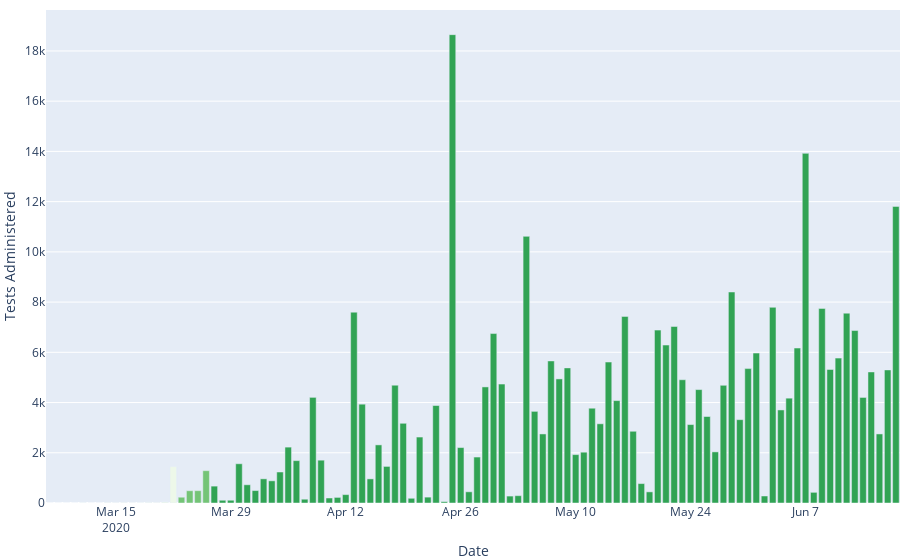

The notebook cell this image was saved under:
### Code cell
pio.show(state_for_mongo[0]["incremental_plots"]["tests_administered"])

### Figure 1 — Plotly figure (JSON) as saved in the notebook; plotly's stock layout.template omitted (floating-point values rounded to 4 significant figures)
{"data": [{"hoverinfo": "text", "hovertext": ["Date: 2020-06-18<br>Incremental Tests: 11.811 K<br>Data Quality Grade: B", "Date: 2020-06-17<br>Incremental Tests: 5.299 K<br>Data Quality Grade: B", "Date: 2020-06-16<br>Incremental Tests: 2.75 K<br>Data Quality Grade: B", "Date: 2020-06-15<br>Incremental Tests: 5.219 K<br>Data Quality Grade: B", "Date: 2020-06-14<br>Incremental Tests: 4.203 K<br>Data Quality Grade: B", "Date: 2020-06-13<br>Incremental Tests: 6.867 K<br>Data Quality Grade: B", "Date: 2020-06-12<br>Incremental Tests: 7.559 K<br>Data Quality Grade: B", "Date: 2020-06-11<br>Incremental Tests: 5.769 K<br>Data Quality Grade: B", "Date: 2020-06-10<br>Incremental Tests: 5.318 K<br>Data Quality Grade: B", "Date: 2020-06-09<br>Incremental Tests: 7.748 K<br>Data Quality Grade: B", "Date: 2020-06-08<br>Incremental Tests: 0.425 K<br>Data Quality Grade: B", "Date: 2020-06-07<br>Incremental Tests: 13.922 K<br>Data Quality Grade: B", "Date: 2020-06-06<br>Incremental Tests: 6.171 K<br>Data Quality Grade: B", "Date: 2020-06-05<br>Incremental Tests: 4.174 K<br>Data Quality Grade: B", "Date: 2020-06-04<br>Incremental Tests: 3.705 K<br>Data Quality Grade: B", "Date: 2020-06-03<br>Incremental Tests: 7.792 K<br>Data Quality Grade: B", "Date: 2020-06-02<br>Incremental Tests: 0.279 K<br>Data Quality Grade: B", "Date: 2020-06-01<br>Incremental Tests: 5.97 K<br>Data Quality Grade: B", "Date: 2020-05-31<br>Incremental Tests: 5.352 K<br>Data Quality Grade: B", "Date: 2020-05-30<br>Incremental Tests: 3.318 K<br>Data Quality Grade: B", "Date: 2020-05-29<br>Incremental Tests: 8.402 K<br>Data Quality Grade: B", "Date: 2020-05-28<br>Incremental Tests: 4.687 K<br>Data Quality Grade: B", "Date: 2020-05-27<br>Incremental Tests: 2.035 K<br>Data Quality Grade: B", "Date: 2020-05-26<br>Incremental Tests: 3.444 K<br>Data Quality Grade: B", "Date: 2020-05-25<br>Incremental Tests: 4.516 K<br>Data Quality Grade: B", "Date: 2020-05-24<br>Incremental Tests: 3.123 K<br>Data Quality Grade: B", "Date: 2020-05-23<br>Incremental Tests: 4.908 K<br>Data Quality Grade: B", "Date: 2020-05-22<br>Incremental Tests: 7.029 K<br>Data Quality Grade: B", "Date: 2020-05-21<br>Incremental Tests: 6.289 K<br>Data Quality Grade: B", "Date: 2020-05-20<br>Incremental Tests: 6.884 K<br>Data Quality Grade: B", "Date: 2020-05-19<br>Incremental Tests: 0.443 K<br>Data Quality Grade: B", "Date: 2020-05-18<br>Incremental Tests: 0.773 K<br>Data Quality Grade: B", "Date: 2020-05-17<br>Incremental Tests: 2.856 K<br>Data Quality Grade: B", "Date: 2020-05-16<br>Incremental Tests: 7.431 K<br>Data Quality Grade: B", "Date: 2020-05-15<br>Incremental Tests: 4.078 K<br>Data Quality Grade: B", "Date: 2020-05-14<br>Incremental Tests: 5.613 K<br>Data Quality Grade: B", "Date: 2020-05-13<br>Incremental Tests: 3.154 K<br>Data Quality Grade: B", "Date: 2020-05-12<br>Incremental Tests: 3.774 K<br>Data Quality Grade: B", "Date: 2020-05-11<br>Incremental Tests: 2.023 K<br>Data Quality Grade: B", "Date: 2020-05-10<br>Incremental Tests: 1.927 K<br>Data Quality Grade: B", "Date: 2020-05-09<br>Incremental Tests: 5.38 K<br>Data Quality Grade: B", "Date: 2020-05-08<br>Incremental Tests: 4.941 K<br>Data Quality Grade: B", "Date: 2020-05-07<br>Incremental Tests: 5.657 K<br>Data Quality Grade: B", "Date: 2020-05-06<br>Incremental Tests: 2.75 K<br>Data Quality Grade: B", "Date: 2020-05-05<br>Incremental Tests: 3.649 K<br>Data Quality Grade: B", "Date: 2020-05-04<br>Incremental Tests: 10.617 K<br>Data Quality Grade: B", "Date: 2020-05-03<br>Incremental Tests: 0.291 K<br>Data Quality Grade: B", "Date: 2020-05-02<br>Incremental Tests: 0.276 K<br>Data Quality Grade: B", "Date: 2020-05-01<br>Incremental Tests: 4.737 K<br>Data Quality Grade: B", "Date: 2020-04-30<br>Incremental Tests: 6.747 K<br>Data Quality Grade: B", "Date: 2020-04-29<br>Incremental Tests: 4.622 K<br>Data Quality Grade: B", "Date: 2020-04-28<br>Incremental Tests: 1.83 K<br>Data Quality Grade: B", "Date: 2020-04-27<br>Incremental Tests: 0.446 K<br>Data Quality Grade: B", "Date: 2020-04-26<br>Incremental Tests: 2.207 K<br>Data Quality Grade: B", "Date: 2020-04-25<br>Incremental Tests: 18.649 K<br>Data Quality Grade: B", "Date: 2020-04-24<br>Incremental Tests: 0.054 K<br>Data Quality Grade: B", "Date: 2020-04-23<br>Incremental Tests: 3.881 K<br>Data Quality Grade: B", "Date: 2020-04-22<br>Incremental Tests: 0.234 K<br>Data Quality Grade: B", "Date: 2020-04-21<br>Incremental Tests: 2.626 K<br>Data Quality Grade: B", "Date: 2020-04-20<br>Incremental Tests: 0.188 K<br>Data Quality Grade: B", "Date: 2020-04-19<br>Incremental Tests: 3.174 K<br>Data Quality Grade: B", "Date: 2020-04-18<br>Incremental Tests: 4.69 K<br>Data Quality Grade: B", "Date: 2020-04-17<br>Incremental Tests: 1.457 K<br>Data Quality Grade: B", "Date: 2020-04-16<br>Incremental Tests: 2.314 K<br>Data Quality Grade: B", "Date: 2020-04-15<br>Incremental Tests: 0.96 K<br>Data Quality Grade: B", "Date: 2020-04-14<br>Incremental Tests: 3.935 K<br>Data Quality Grade: B", "Date: 2020-04-13<br>Incremental Tests: 7.599 K<br>Data Quality Grade: B", "Date: 2020-04-12<br>Incremental Tests: 0.334 K<br>Data Quality Grade: B", "Date: 2020-04-11<br>Incremental Tests: 0.223 K<br>Data Quality Grade: B", "Date: 2020-04-10<br>Incremental Tests: 0.199 K<br>Data Quality Grade: B", "Date: 2020-04-09<br>Incremental Tests: 1.705 K<br>Data Quality Grade: B", "Date: 2020-04-08<br>Incremental Tests: 4.206 K<br>Data Quality Grade: B", "Date: 2020-04-07<br>Incremental Tests: 0.151 K<br>Data Quality Grade: B", "Date: 2020-04-06<br>Incremental Tests: 1.687 K<br>Data Quality Grade: B", "Date: 2020-04-05<br>Incremental Tests: 2.225 K<br>Data Quality Grade: B", "Date: 2020-04-04<br>Incremental Tests: 1.234 K<br>Data Quality Grade: B", "Date: 2020-04-03<br>Incremental Tests: 0.883 K<br>Data Quality Grade: B", "Date: 2020-04-02<br>Incremental Tests: 0.962 K<br>Data Quality Grade: B", "Date: 2020-04-01<br>Incremental Tests: 0.495 K<br>Data Quality Grade: B", "Date: 2020-03-31<br>Incremental Tests: 0.726 K<br>Data Quality Grade: B", "Date: 2020-03-30<br>Incremental Tests: 1.563 K<br>Data Quality Grade: B", "Date: 2020-03-29<br>Incremental Tests: 0.11 K<br>Data Quality Grade: B", "Date: 2020-03-28<br>Incremental Tests: 0.109 K<br>Data Quality Grade: B", "Date: 2020-03-27<br>Incremental Tests: 0.672 K<br>Data Quality Grade: B", "Date: 2020-03-26<br>Incremental Tests: 1.287 K<br>Data Quality Grade: C", "Date: 2020-03-25<br>Incremental Tests: 0.491 K<br>Data Quality Grade: C", "Date: 2020-03-24<br>Incremental Tests: 0.489 K<br>Data Quality Grade: C", "Date: 2020-03-23<br>Incremental Tests: 0.23 K<br>Data Quality Grade: C", "Date: 2020-03-22<br>Incremental Tests: 1.45 K<br>Data Quality Grade: NA", "Date: 2020-03-21<br>Incremental Tests: 0.043 K<br>Data Quality Grade: NA", "Date: 2020-03-20<br>Incremental Tests: 0.013 K<br>Data Quality Grade: NA", "Date: 2020-03-19<br>Incremental Tests: 0.022 K<br>Data Quality Grade: NA", "Date: 2020-03-18<br>Incremental Tests: 0.01 K<br>Data Quality Grade: NA", "Date: 2020-03-17<br>Incremental Tests: 0.008 K<br>Data Quality Grade: NA", "Date: 2020-03-16<br>Incremental Tests: 0.016 K<br>Data Quality Grade: NA", "Date: 2020-03-15<br>Incremental Tests: 0.012 K<br>Data Quality Grade: NA", "Date: 2020-03-14<br>Incremental Tests: 0.016 K<br>Data Quality Grade: NA", "Date: 2020-03-13<br>Incremental Tests: 0.002 K<br>Data Quality Grade: NA", "Date: 2020-03-12<br>Incremental Tests: 0.0 K<br>Data Quality Grade: NA", "Date: 2020-03-11<br>Incremental Tests: 0.01 K<br>Data Quality Grade: NA", "Date: 2020-03-10<br>Incremental Tests: 0.0 K<br>Data Quality Grade: NA", "Date: 2020-03-09<br>Incremental Tests: 0.0 K<br>Data Quality Grade: NA", "Date: 2020-03-08<br>Incremental Tests: 0.0 K<br>Data Quality Grade: NA", "Date: 2020-03-07<br>Incremental Tests: 0.0 K<br>Data Quality Grade: NA"], "marker": {"color": ["#31a354", "#31a354", "#31a354", "#31a354", "#31a354", "#31a354", "#31a354", "#31a354", "#31a354", "#31a354", "#31a354", "#31a354", "#31a354", "#31a354", "#31a354", "#31a354", "#31a354", "#31a354", "#31a354", "#31a354", "#31a354", "#31a354", "#31a354", "#31a354", "#31a354", "#31a354", "#31a354", "#31a354", "#31a354", "#31a354", "#31a354", "#31a354", "#31a354", "#31a354", "#31a354", "#31a354", "#31a354", "#31a354", "#31a354", "#31a354", "#31a354", "#31a354", "#31a354", "#31a354", "#31a354", "#31a354", "#31a354", "#31a354", "#31a354", "#31a354", "#31a354", "#31a354", "#31a354", "#31a354", "#31a354", "#31a354", "#31a354", "#31a354", "#31a354", "#31a354", "#31a354", "#31a354", "#31a354", "#31a354", "#31a354", "#31a354", "#31a354", "#31a354", "#31a354", "#31a354", "#31a354", "#31a354", "#31a354", "#31a354", "#31a354", "#31a354", "#31a354", "#31a354", "#31a354", "#31a354", "#31a354", "#31a354", "#31a354", "#31a354", "#74c476", "#74c476", "#74c476", "#74c476", "#edf8e9", "#edf8e9", "#edf8e9", "#edf8e9", "#edf8e9", "#edf8e9", "#edf8e9", "#edf8e9", "#edf8e9", "#edf8e9", "#edf8e9", "#edf8e9", "#edf8e9", "#edf8e9", "#edf8e9", "#edf8e9"]}, "type": "bar", "x": ["2020-06-18", "2020-06-17", "2020-06-16", "2020-06-15", "2020-06-14", "2020-06-13", "2020-06-12", "2020-06-11", "2020-06-10", "2020-06-09", "2020-06-08", "2020-06-07", "2020-06-06", "2020-06-05", "2020-06-04", "2020-06-03", "2020-06-02", "2020-06-01", "2020-05-31", "2020-05-30", "2020-05-29", "2020-05-28", "2020-05-27", "2020-05-26", "2020-05-25", "2020-05-24", "2020-05-23", "2020-05-22", "2020-05-21", "2020-05-20", "2020-05-19", "2020-05-18", "2020-05-17", "2020-05-16", "2020-05-15", "2020-05-14", "2020-05-13", "2020-05-12", "2020-05-11", "2020-05-10", "2020-05-09", "2020-05-08", "2020-05-07", "2020-05-06", "2020-05-05", "2020-05-04", "2020-05-03", "2020-05-02", "2020-05-01", "2020-04-30", "2020-04-29", "2020-04-28", "2020-04-27", "2020-04-26", "2020-04-25", "2020-04-24", "2020-04-23", "2020-04-22", "2020-04-21", "2020-04-20", "2020-04-19", "2020-04-18", "2020-04-17", "2020-04-16", "2020-04-15", "2020-04-14", "2020-04-13", "2020-04-12", "2020-04-11", "2020-04-10", "2020-04-09", "2020-04-08", "2020-04-07", "2020-04-06", "2020-04-05", "2020-04-04", "2020-04-03", "2020-04-02", "2020-04-01", "2020-03-31", "2020-03-30", "2020-03-29", "2020-03-28", "2020-03-27", "2020-03-26", "2020-03-25", "2020-03-24", "2020-03-23", "2020-03-22", "2020-03-21", "2020-03-20", "2020-03-19", "2020-03-18", "2020-03-17", "2020-03-16", "2020-03-15", "2020-03-14", "2020-03-13", "2020-03-12", "2020-03-11", "2020-03-10", "2020-03-09", "2020-03-08", "2020-03-07"], "y": [11811, 5299, 2750, 5219, 4203, 6867, 7559, 5769, 5318, 7748, 425, 13922, 6171, 4174, 3705, 7792, 279, 5970, 5352, 3318, 8402, 4687, 2035, 3444, 4516, 3123, 4908, 7029, 6289, 6884, 443, 773, 2856, 7431, 4078, 5613, 3154, 3774, 2023, 1927, 5380, 4941, 5657, 2750, 3649, 10617, 291, 276, 4737, 6747, 4622, 1830, 446, 2207, 18649, 54, 3881, 234, 2626, 188, 3174, 4690, 1457, 2314, 960, 3935, 7599, 334, 223, 199, 1705, 4206, 151, 1687, 2225, 1234, 883, 962, 495, 726, 1563, 110, 109, 672, 1287, 491, 489, 230, 1450, 43, 13, 22, 10, 8, 16, 12, 16, 2, 0, 10, 0, 0, 0, 0]}], "layout": {"autosize": true, "hovermode": "closest", "margin": {"b": 40, "l": 40, "r": 0, "t": 10}, "xaxis": {"autorange": true, "range": ["2020-03-06 12:00", "2020-06-18 12:00"], "title": {"text": "Date"}, "type": "date"}, "yaxis": {"autorange": true, "range": [0, 19630.0], "title": {"text": "Tests Administered"}, "type": "linear"}}}
